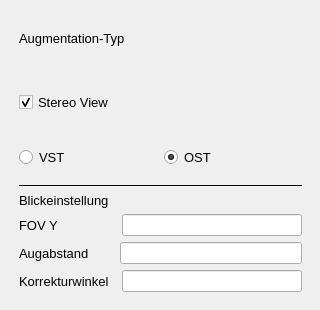
    <widget class="QWidget" name="tab_3">
     <attribute name="title">
      <string>VIEW</string>
     </attribute>
     <widget class="QFrame" name="verticalFrame">
      <property name="geometry">
       <rect>
        <x>10</x>
        <y>0</y>
        <width>301</width>
        <height>301</height>
       </rect>
      </property>
      <layout class="QVBoxLayout" name="verticalLayout_4">
       <item>
        <widget class="QLabel" name="_lARSetting">
         <property name="sizePolicy">
          <sizepolicy hsizetype="Preferred" vsizetype="Expanding">
           <horstretch>0</horstretch>
           <verstretch>0</verstretch>
          </sizepolicy>
         </property>
         <property name="font">
          <font>
           <family>Segoe UI</family>
           <pointsize>10</pointsize>
          </font>
         </property>
         <property name="text">
          <string>Augmentation-Typ</string>
         </property>
        </widget>
       </item>
       <item>
        <widget class="QCheckBox" name="_checkboxStereo">
         <property name="sizePolicy">
          <sizepolicy hsizetype="Minimum" vsizetype="Expanding">
           <horstretch>0</horstretch>
           <verstretch>0</verstretch>
          </sizepolicy>
         </property>
         <property name="font">
          <font>
           <family>Segoe UI</family>
           <pointsize>10</pointsize>
          </font>
         </property>
         <property name="text">
          <string>Stereo View</string>
         </property>
         <property name="checked">
          <bool>true</bool>
         </property>
        </widget>
       </item>
       <item>
        <layout class="QHBoxLayout" name="horizontalLayout_10">
         <property name="topMargin">
          <number>10</number>
         </property>
         <property name="bottomMargin">
          <number>10</number>
         </property>
         <item>
          <widget class="QRadioButton" name="_rButtonVST">
           <property name="font">
            <font>
             <family>Segoe UI</family>
             <pointsize>10</pointsize>
            </font>
           </property>
           <property name="text">
            <string>VST</string>
           </property>
           <property name="checkable">
            <bool>false</bool>
           </property>
           <attribute name="buttonGroup">
            <string notr="true">_bgView</string>
           </attribute>
          </widget>
         </item>
         <item>
          <widget class="QRadioButton" name="_rButtonOST">
           <property name="font">
            <font>
             <family>Segoe UI</family>
             <pointsize>10</pointsize>
            </font>
           </property>
           <property name="text">
            <string>OST</string>
           </property>
           <property name="checkable">
            <bool>true</bool>
           </property>
           <property name="checked">
            <bool>true</bool>
           </property>
           <attribute name="buttonGroup">
            <string notr="true">_bgView</string>
           </attribute>
          </widget>
         </item>
        </layout>
       </item>
       <item>
        <widget class="Line" name="line_6">
         <property name="font">
          <font>
           <family>Segoe UI</family>
          </font>
         </property>
         <property name="frameShadow">
          <enum>QFrame::Plain</enum>
         </property>
         <property name="orientation">
          <enum>Qt::Horizontal</enum>
         </property>
        </widget>
       </item>
       <item>
        <widget class="QLabel" name="_lView">
         <property name="font">
          <font>
           <family>Segoe UI</family>
           <pointsize>10</pointsize>
          </font>
         </property>
         <property name="text">
          <string>Blickeinstellung</string>
         </property>
        </widget>
       </item>
       <item>
        <layout class="QHBoxLayout" name="horizontalLayout_5">
         <item>
          <widget class="QLabel" name="_lFovy">
           <property name="font">
            <font>
             <family>Segoe UI</family>
             <pointsize>10</pointsize>
            </font>
           </property>
           <property name="text">
            <string>FOV Y                </string>
           </property>
          </widget>
         </item>
         <item>
          <widget class="QLineEdit" name="_editFovy">
           <property name="sizePolicy">
            <sizepolicy hsizetype="Expanding" vsizetype="Fixed">
             <horstretch>0</horstretch>
             <verstretch>0</verstretch>
            </sizepolicy>
           </property>
           <property name="font">
            <font>
             <family>Segoe UI</family>
            </font>
           </property>
          </widget>
         </item>
        </layout>
       </item>
       <item>
        <layout class="QHBoxLayout" name="horizontalLayout_6">
         <item>
          <widget class="QLabel" name="_lEyeSep">
           <property name="font">
            <font>
             <family>Segoe UI</family>
             <pointsize>10</pointsize>
            </font>
           </property>
           <property name="text">
            <string>Augabstand       </string>
           </property>
          </widget>
         </item>
         <item>
          <widget class="QLineEdit" name="_editEyeSep">
           <property name="sizePolicy">
            <sizepolicy hsizetype="Expanding" vsizetype="Fixed">
             <horstretch>0</horstretch>
             <verstretch>0</verstretch>
            </sizepolicy>
           </property>
           <property name="font">
            <font>
             <family>Segoe UI</family>
            </font>
           </property>
          </widget>
         </item>
        </layout>
       </item>
       <item>
        <layout class="QHBoxLayout" name="horizontalLayout_7">
         <item>
          <widget class="QLabel" name="_lEyeCorrection">
           <property name="font">
            <font>
             <family>Segoe UI</family>
             <pointsize>10</pointsize>
            </font>
           </property>
           <property name="text">
            <string>Korrekturwinkel  </string>
           </property>
          </widget>
         </item>
         <item>
          <widget class="QLineEdit" name="_editEyeCorrection">
           <property name="sizePolicy">
            <sizepolicy hsizetype="Expanding" vsizetype="Fixed">
             <horstretch>0</horstretch>
             <verstretch>0</verstretch>
            </sizepolicy>
           </property>
           <property name="font">
            <font>
             <family>Segoe UI</family>
            </font>
           </property>
          </widget>
         </item>
        </layout>
       </item>
      </layout>
     </widget>
    </widget>
